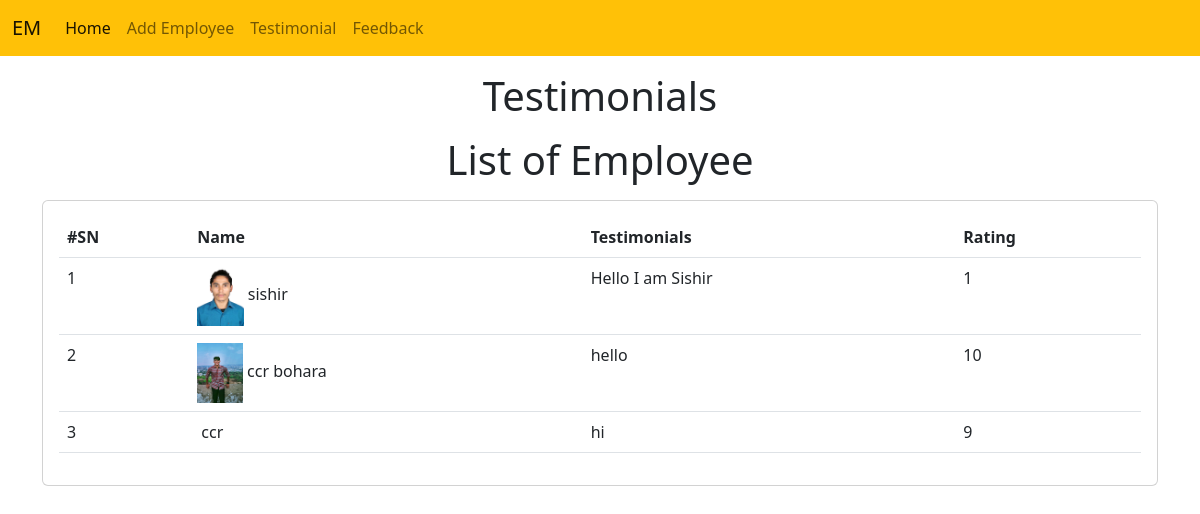
Page /emp/testimonials/ on the committed database.
### emp/models.py (models this page shows, shortened)
class Testimonial(models.Model):
    name = models.CharField(max_length=200)
    testimonial = models.TextField()
    picture = models.ImageField(upload_to="testimonials/")
    rating = models.IntegerField(max_length=1)

### emp/views.py (the view)
# urls.py: path('testimonials/', testimonials),
def testimonials(request):
    testi = Testimonial.objects.all()
    return render(request,'emp/testimonials.html',{'testi':testi})

### templates/emp/testimonials.html (shortened to what this page needs)
<!doctype html>
<html lang="en">
  <head>
    <link href="https://cdn.jsdelivr.net/npm/bootstrap@5.2.0/dist/css/bootstrap.min.css" rel="stylesheet">
  </head>
  <body>
    {% include 'emp/navbar.html' %}
    <h1 class="text-center my-3">Testimonials</h1>
    <h1 class="text-center my-3">List of Employee</h1>
    <div class="container">
      <div class="row">
        <div class="col-md-12">
          <div class="card">
            <div class="card-body">
              <table class="table">
                <thead>
                  <tr>
                    <th>#SN</th>
                    <th>Name</th>
                    <th>Testimonials</th>
                    <th>Rating</th>
                  </tr>
                </thead>
                <tbody>
                  {% for t in testi %}
                    <tr>
                      <td>{{forloop.counter}}</td>
                      <td>
                        <img style="max-width: 300px; max-height: 60px;" src="/media/{{t.picture}}" alt="">
                        {{t.name}}
                      </td>
                      <td>{{t.testimonial}}</td>
                      <td>{{t.rating}}</td>
                    </tr>
                  {% endfor %}
                </tbody>
              </table>
            </div>
          </div>
        </div>
      </div>
    </div>
  </body>
</html>

### rows in the picture
Testimonial: picture (picture), name "sishir", testimonial "Hello I am Sishir", rating "1"
Testimonial: picture (picture), name "ccr bohara", testimonial "hello", rating "10"
Testimonial: name "ccr", testimonial "hi", rating "9"
